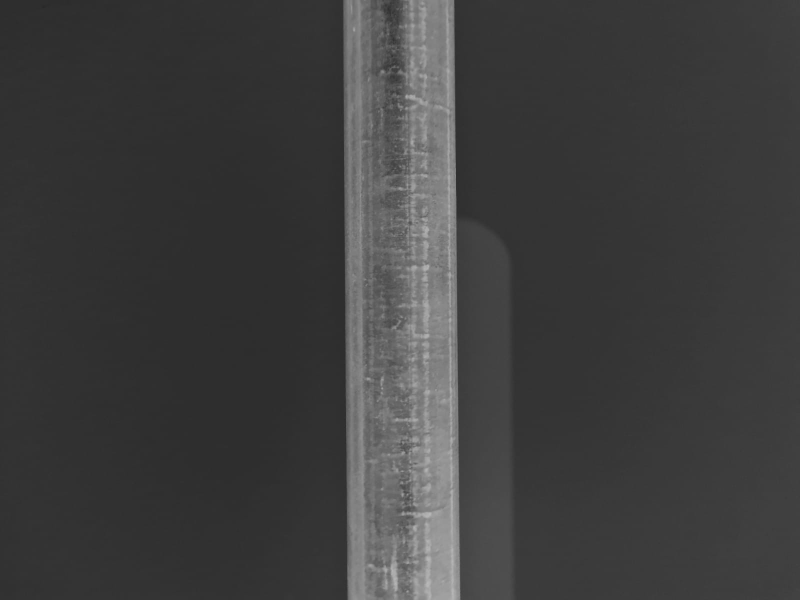
#> input picture opencv.oilpipes-master/img/deft.jpeg, 1600 x 1200 px, given in place of the camera (shown at 1/2 size)
$ python 'teste de envio de imagem.py'
#> lines starting #> are read from the running program, lines starting #| are printed output that depends on the picture; after the words box and inside, x2 and y2 are one past the last pixel; in counts of white or black regions, pixels touching at a corner belong together
import cv2 as cv
import numpy as np
import os
import base64
import serial
import time

inicio = time.time()

ser = serial.Serial('/dev/ttyUSB1', 9600)
directory = r'/home/almeida/Desktop/IC/Teste envio/media'
os.chdir(directory)

webcam = cv.VideoCapture(0)
ret, frame = webcam.read()
#> frame is the input picture: shape (1200, 1600, 3); min 38, max 187, mean 62.2
cv.imwrite("Foto.jpg", frame)
webcam.release()

img = cv.imread('Foto.jpg')
#> img: shape (1200, 1600, 3); min 38, max 187, mean 62.2

resize = (960,540)

img_resize = cv.resize(img, resize)
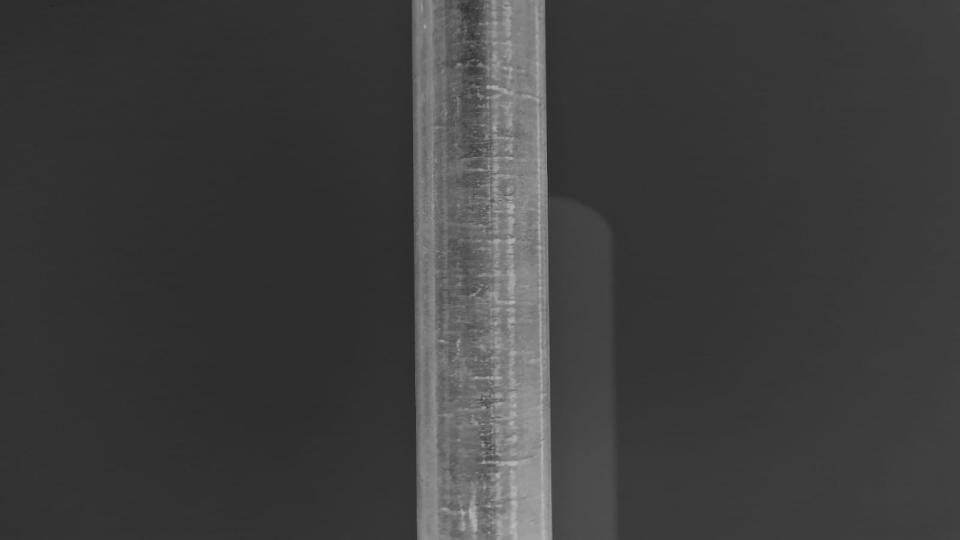
#> img_resize: shape (540, 960, 3); min 40, max 184, mean 62.2

img_color = cv.applyColorMap(img, cv.COLORMAP_JET )
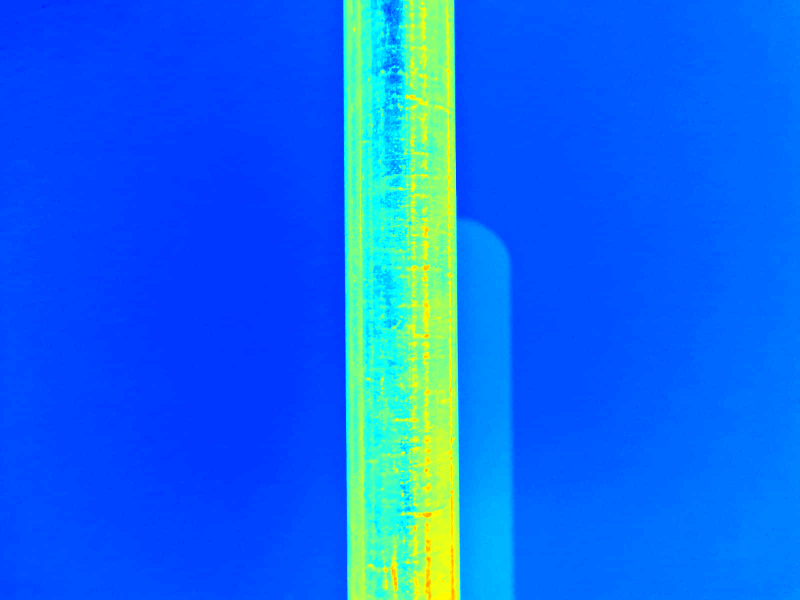
#> img_color: shape (1200, 1600, 3) (shown at 1/2 size); mean B, G, R 240.7, 106.4, 14.4
color_resize = cv.resize(img_color, resize)
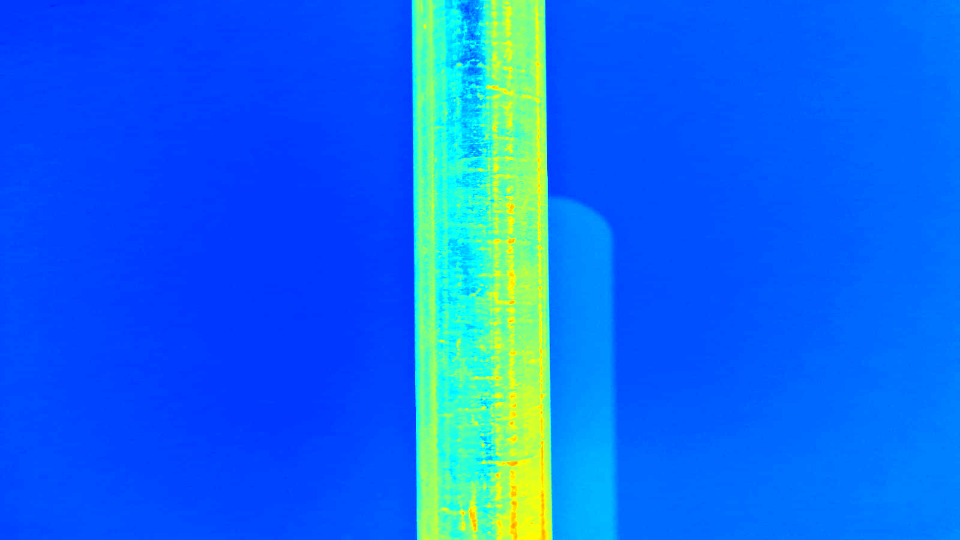
#> color_resize: shape (540, 960, 3); mean B, G, R 240.7, 106.4, 14.4
color2hsv = cv.cvtColor(color_resize, cv.COLOR_BGR2HSV)
#> color2hsv: shape (540, 960, 3); mean H, S, V 104.1, 246, 255

lowerRed = np.array([0,50,50])
upperRed = np.array([5,255,255])
mask1 = cv.inRange(color2hsv, lowerRed, upperRed)
#> mask1: shape (540, 960); every value is 0

lower_orange = np.array([10, 100, 20])
upper_orange = np.array([25, 255, 255])
mask2 = cv.inRange(color2hsv, lower_orange, upper_orange)
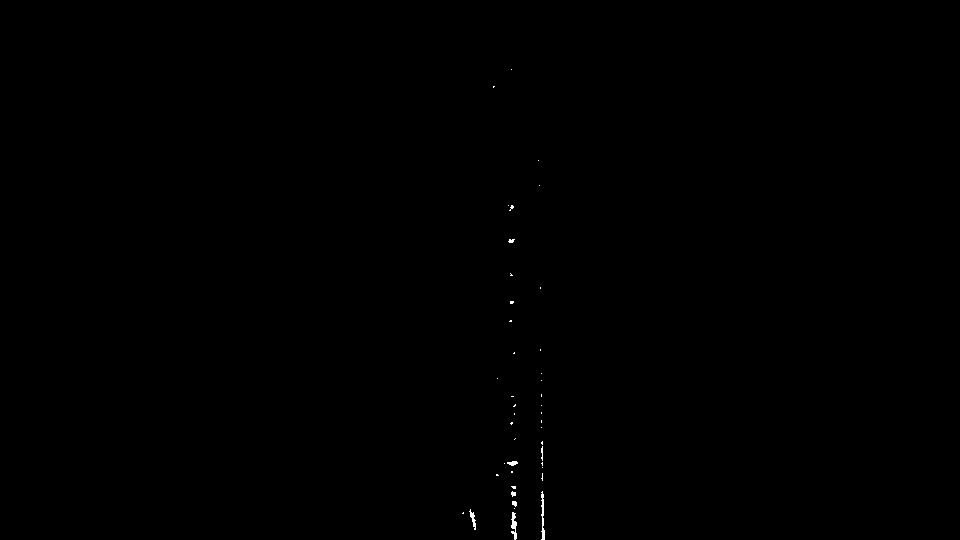
#> mask2: shape (540, 960); 0.1% white in thin lines or dots, all inside (x1, y1, x2, y2) = (462, 69, 545, 540)

mask_red = cv.bitwise_and(color_resize,color_resize, mask= mask1)
#> mask_red: shape (540, 960, 3); every value is 0

cv.imwrite("1.jpg", mask1)

#FOTO EM PRETO E BRANCO NORMAL################################
with open("1.jpg", "rb") as img_file1:
    my_string1 = base64.b64encode(img_file1.read())

strent= str(my_string1)
print(len(strent))

arquivo = open('image64.txt', 'w+')
arquivo.writelines(strent)


MAX_PACKET_SIZE = 50

packets = [strent[i:i+MAX_PACKET_SIZE] for i in range(0, len(strent), MAX_PACKET_SIZE)]

for packet in packets:
    ser.write(packet.encode("UTF-8"))
    time.sleep(2)


# file = open('image64.txt', 'rb')
# encoded_data = file.read()
# file.close()
fim = time.time()

tempo = fim - inicio

tempo_min = tempo/60

print(tempo_min)


cv.waitKey(0)
cv.destroyAllWindows()
